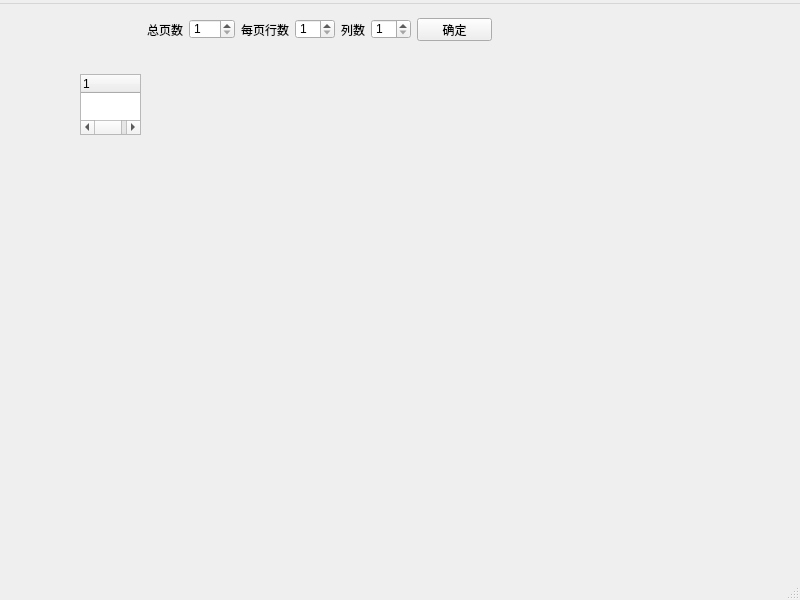
<?xml version="1.0" encoding="UTF-8"?>
<ui version="4.0">
 <class>PassengerMainWindow</class>
 <widget class="QMainWindow" name="PassengerMainWindow">
  <property name="geometry">
   <rect>
    <x>0</x>
    <y>0</y>
    <width>800</width>
    <height>600</height>
   </rect>
  </property>
  <property name="windowTitle">
   <string>客流系统</string>
  </property>
  <widget class="QWidget" name="centralwidget">
   <widget class="QWidget" name="gridLayoutWidget">
    <property name="geometry">
     <rect>
      <x>10</x>
      <y>80</y>
      <width>51</width>
      <height>31</height>
     </rect>
    </property>
    <layout class="QGridLayout" name="mainLayout"/>
   </widget>
   <widget class="QTreeWidget" name="deviceTree">
    <property name="geometry">
     <rect>
      <x>80</x>
      <y>70</y>
      <width>61</width>
      <height>61</height>
     </rect>
    </property>
    <column>
     <property name="text">
      <string notr="true">1</string>
     </property>
    </column>
   </widget>
   <widget class="QWidget" name="widgetTop" native="true">
    <property name="geometry">
     <rect>
      <x>140</x>
      <y>10</y>
      <width>371</width>
      <height>30</height>
     </rect>
    </property>
    <property name="minimumSize">
     <size>
      <width>0</width>
      <height>30</height>
     </size>
    </property>
    <widget class="QPushButton" name="btnOK">
     <property name="geometry">
      <rect>
       <x>277</x>
       <y>4</y>
       <width>75</width>
       <height>23</height>
      </rect>
     </property>
     <property name="text">
      <string>确定</string>
     </property>
    </widget>
    <widget class="QSpinBox" name="sbRows">
     <property name="geometry">
      <rect>
       <x>155</x>
       <y>5</y>
       <width>40</width>
       <height>20</height>
      </rect>
     </property>
     <property name="minimum">
      <number>1</number>
     </property>
     <property name="maximum">
      <number>20</number>
     </property>
    </widget>
    <widget class="QSpinBox" name="sbCols">
     <property name="geometry">
      <rect>
       <x>231</x>
       <y>5</y>
       <width>40</width>
       <height>20</height>
      </rect>
     </property>
     <property name="minimum">
      <number>1</number>
     </property>
     <property name="maximum">
      <number>50</number>
     </property>
    </widget>
    <widget class="QSpinBox" name="sbPages">
     <property name="geometry">
      <rect>
       <x>49</x>
       <y>5</y>
       <width>46</width>
       <height>20</height>
      </rect>
     </property>
     <property name="minimum">
      <number>1</number>
     </property>
     <property name="maximum">
      <number>100</number>
     </property>
    </widget>
    <widget class="QLabel" name="label3">
     <property name="geometry">
      <rect>
       <x>201</x>
       <y>4</y>
       <width>24</width>
       <height>23</height>
      </rect>
     </property>
     <property name="text">
      <string>列数</string>
     </property>
    </widget>
    <widget class="QLabel" name="label1">
     <property name="geometry">
      <rect>
       <x>7</x>
       <y>4</y>
       <width>36</width>
       <height>23</height>
      </rect>
     </property>
     <property name="text">
      <string>总页数</string>
     </property>
    </widget>
    <widget class="QLabel" name="label2">
     <property name="geometry">
      <rect>
       <x>101</x>
       <y>4</y>
       <width>48</width>
       <height>23</height>
      </rect>
     </property>
     <property name="text">
      <string>每页行数</string>
     </property>
    </widget>
   </widget>
  </widget>
  <widget class="QMenuBar" name="menubar">
   <property name="geometry">
    <rect>
     <x>0</x>
     <y>0</y>
     <width>800</width>
     <height>19</height>
    </rect>
   </property>
   <widget class="QMenu" name="menu">
    <property name="title">
     <string/>
    </property>
   </widget>
   <addaction name="menu"/>
  </widget>
  <widget class="QStatusBar" name="statusbar"/>
 </widget>
 <resources/>
 <connections/>
</ui>
